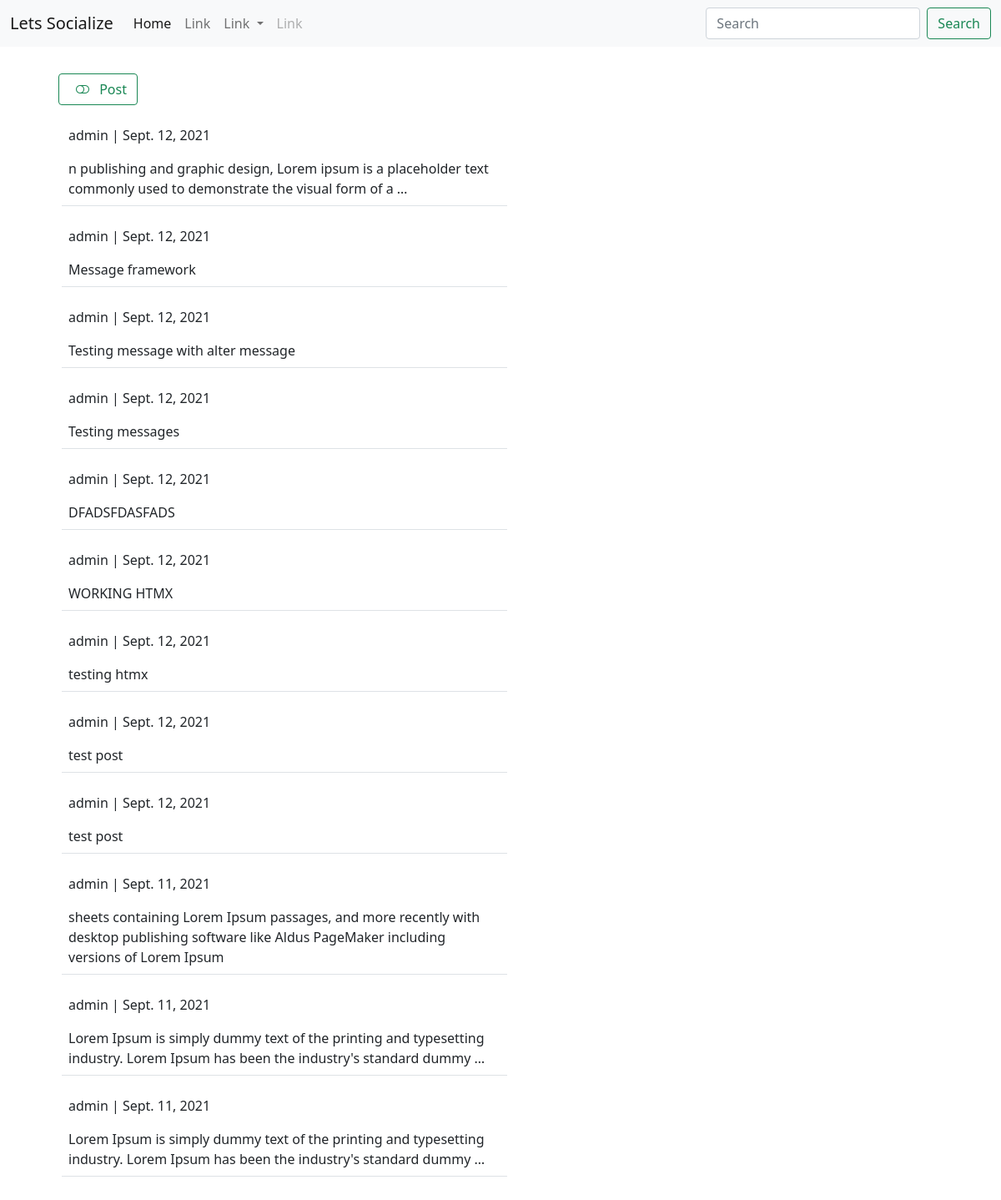
The app's page /social/ with its own data.
### social/models.py (models this page shows)
class Post(models.Model):
  body = models.TextField()
  created_on = models.DateField(default=datetime.now)
  author = models.ForeignKey(User, on_delete=models.CASCADE)

### social/views.py (the view, shortened to what this page needs)
# urls.py: path('',views.Index,name='index'),
def Index(request):
  posts = Post.objects.all().order_by('-id')
  form = PostForm()
  context = {'posts':posts,'form':form}
  return render(request,'social/index.html',context)

### social/forms.py
class PostForm(ModelForm):
  body = forms.CharField(
    label= '',
    widget=forms.Textarea(attrs={
      'rows':'5',
      'placeholder':'say something'
    })
                          )
  class Meta:
    model = Post
    fields = ['body']

### templates/social/index.html (shortened to what this page needs)
{% extends 'base.html' %}
{% load crispy_forms_tags %}
{% block content %}
<div class="container">
  <div class="row m-4 g-2">
    <div  x-data="{open: false }" class="col-md-6">
     <button @click="open = ! open" class="btn btn-outline-success mb-2"> <i  class="bi bi-toggle-off m-2 -p" width="40" height="40" x-transition>  </i> Post </button>
    </div>
    {% if posts %}
    {% for post in posts %}
    <div  class="col-md-6 border-bottom m-2 p-2">
      <a class="text-decoration-none link-dark " href="{% url 'social:post_detail' post.id %}">
         <p>{{ post.author }} | {{ post.created_on }} </p>
        {{ post.body | truncatewords:20 }}
      </a>
    </div>
    {% endfor %}
    {% endif %}
  </div>
</div>
{% endblock %}

### records on screen
Post: author "admin", created_on "Sept. 12, 2021", body "n publishing and graphic design, Lorem ipsum is a placeholder text commonly used to demonstrate the visual form of a …"
Post: author "admin", created_on "Sept. 12, 2021", body "Message framework"
Post: author "admin", created_on "Sept. 12, 2021", body "Testing message with alter message"
Post: author "admin", created_on "Sept. 12, 2021", body "Testing messages"
Post: author "admin", created_on "Sept. 12, 2021", body "DFADSFDASFADS"
Post: author "admin", created_on "Sept. 12, 2021", body "WORKING HTMX"
Post: author "admin", created_on "Sept. 12, 2021", body "testing htmx"
Post: author "admin", created_on "Sept. 12, 2021", body "test post"
Post: author "admin", created_on "Sept. 12, 2021", body "test post"
Post: author "admin", created_on "Sept. 11, 2021", body "sheets containing Lorem Ipsum passages, and more recently with desktop publishing software like Aldus PageMaker including versions of Lorem Ipsum"
Post: author "admin", created_on "Sept. 11, 2021", body "Lorem Ipsum is simply dummy text of the printing and typesetting industry. Lorem Ipsum has been the industry's standard dummy …"
Post: author "admin", created_on "Sept. 11, 2021", body "Lorem Ipsum is simply dummy text of the printing and typesetting industry. Lorem Ipsum has been the industry's standard dummy …"
